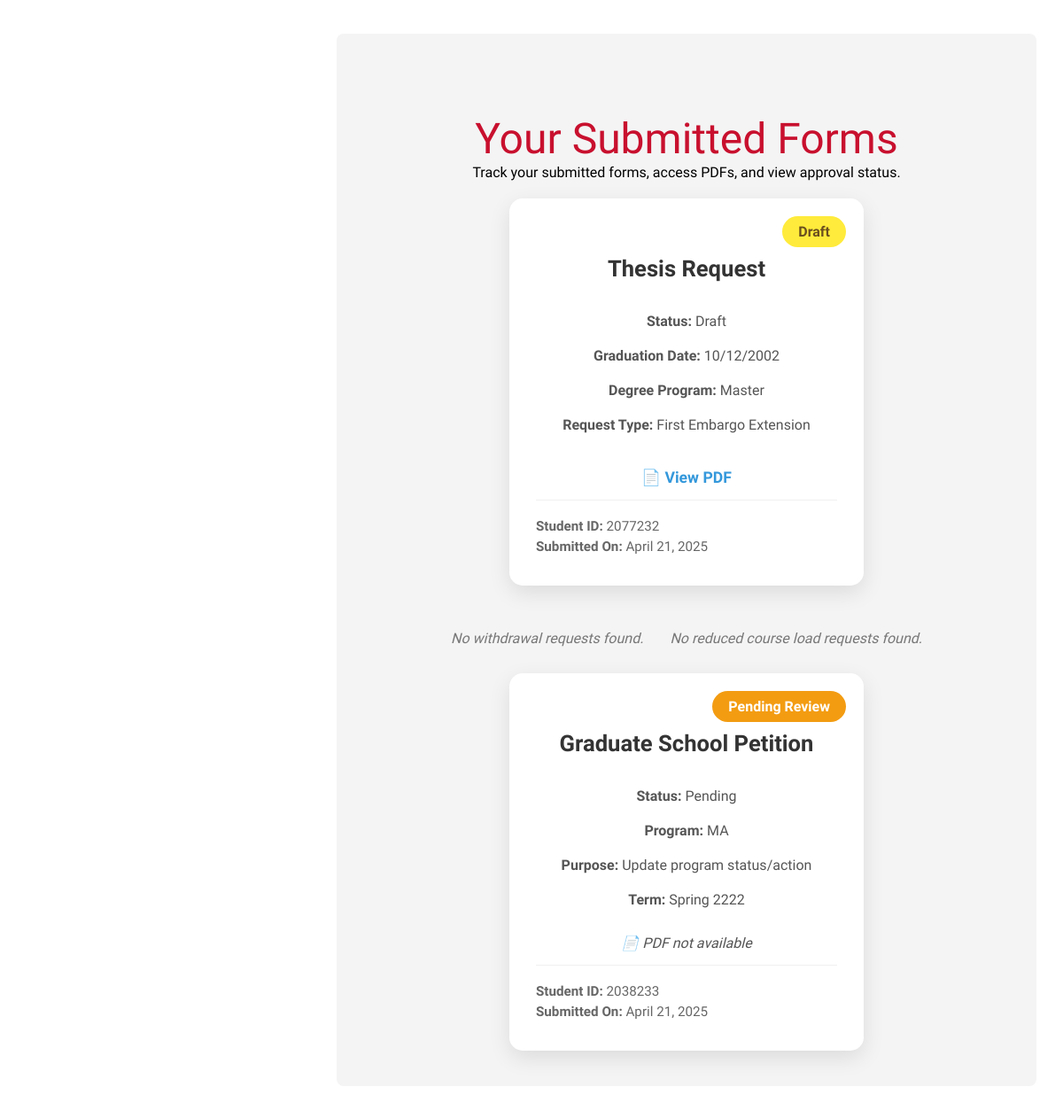
/approval-requests/ (signed in, lower part), run on an earlier commit of the app's database.
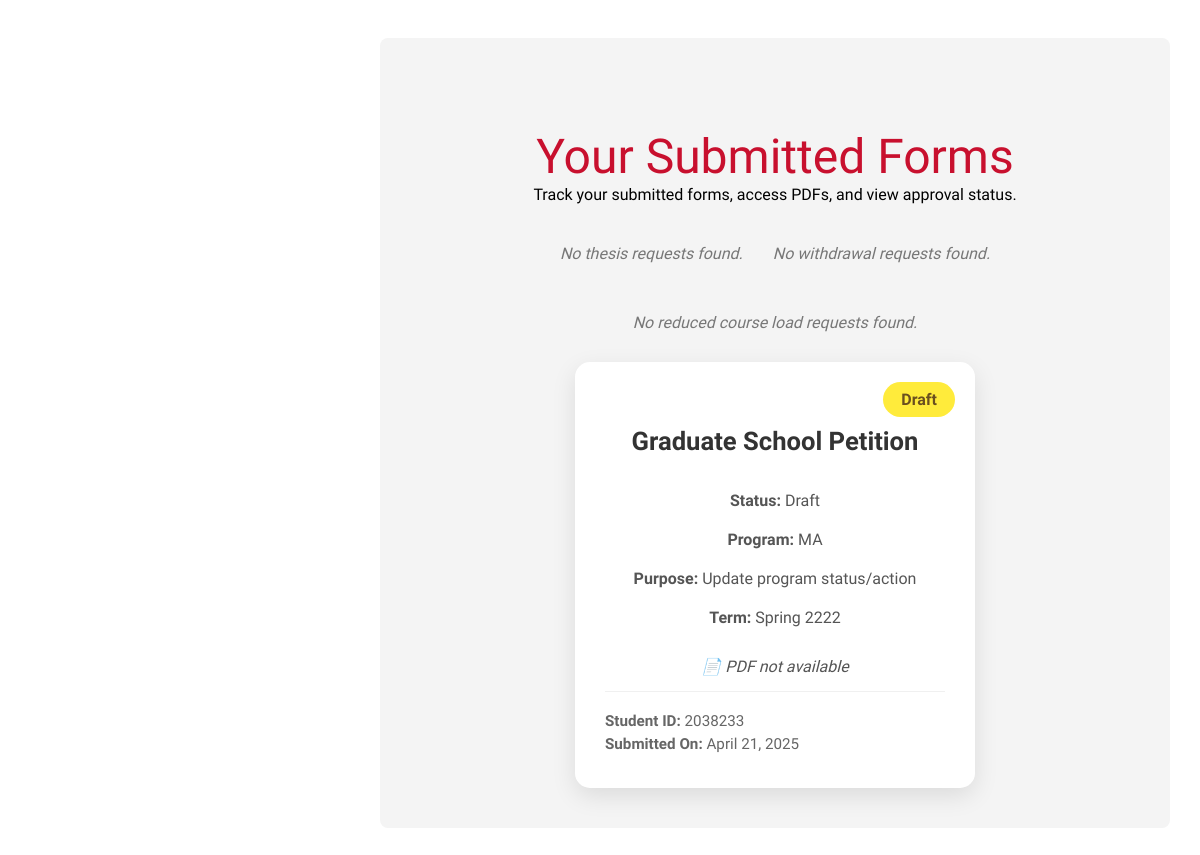
And on a later commit of the database.
### usr_mgmt_app/models.py (models this page shows)
class ThesisRequest(models.Model):
    STATUS_CHOICES = [
        ('draft', 'Draft'),
        ('pending', 'Pending'),
        ('returned', 'Returned'),
        ('approved', 'Approved'),
    ]
    user = models.ForeignKey(UserProfile, on_delete=models.CASCADE, related_name="thesis_requests")
    student_id = models.CharField(max_length=7, default="0000000")  # Default 7-digit placeholder
    degree_type = models.CharField(
        max_length=20,
        choices=[("Master", "Master"), ("Doctorate", "Doctorate")],
        default="Master"
    )
    graduation_date = models.CharField(max_length=10, default="MM/YYYY")  # Default format
    request_type = models.CharField(max_length=50, default="Unknown Request")
    justification = models.TextField(default="No justification provided")  # Default text
    status = models.CharField(max_length=20, choices=STATUS_CHOICES, default='Draft')
    pdf_document = models.FileField(upload_to="generated_pdfs/", null=True, blank=True)
    created_at = models.DateTimeField(auto_now_add=True)
    def __str__(self):
        return f"Thesis Request {self.id} by {self.user.username} - {self.status}"

class PetitionRequest(models.Model):
    STATUS_CHOICES = [
        ('Draft', 'Draft'),
        ('Pending', 'Pending Review'),
        ('Returned', 'Returned for Revision'),
        ('Approved', 'Approved'),
    ]
    user = models.ForeignKey(UserProfile, on_delete=models.CASCADE, related_name="petition_requests")
    student_id = models.CharField(max_length=7, default="0000000")
    middle_name = models.CharField(max_length=50, blank=True, null=True)
    email = models.EmailField(default="example@example.com")
    phone = models.CharField(max_length=15, default="000-000-0000")
    career = models.CharField(max_length=20, default="GRAD")  # GRAD, PRFL
    program = models.CharField(max_length=20, default="Unknown Program")  # PhD, MA, MS, etc.
    plan_code = models.CharField(max_length=20, default="Unknown Plan")
    term = models.CharField(max_length=10, default="Fall")  # Fall, Spring, Summer
    year = models.CharField(max_length=4, default="2025")
    purpose = models.CharField(max_length=2, default="10")
    other_purpose = models.CharField(max_length=200, blank=True, null=True)
    institution_name = models.CharField(max_length=100, blank=True, null=True)
    city_state_zip = models.CharField(max_length=100, blank=True, null=True)
    transfer_start_term = models.CharField(max_length=10, blank=True, null=True)
    transfer_start_year = models.CharField(max_length=4, blank=True, null=True)
    transfer_end_term = models.CharField(max_length=10, blank=True, null=True)
    transfer_end_year = models.CharField(max_length=4, blank=True, null=True)
    credit_description = models.TextField(blank=True, null=True)
    hours_transferred = models.CharField(max_length=5, blank=True, null=True)
    requested_hours = models.CharField(max_length=5, blank=True, null=True)
    explanation = models.TextField(default="No explanation provided")
    status = models.CharField(max_length=20, choices=STATUS_CHOICES, default='Draft')
    pdf_document = models.FileField(upload_to='generated_pdfs/', null=True, blank=True)
    created_at = models.DateTimeField(auto_now_add=True)
    def __str__(self):
        return f"Petition Request {self.id} by {self.user.username} - {self.status}"
    def get_status_display(self):
        return dict(self.STATUS_CHOICES)[self.status]

### usr_mgmt_app/views.py (the view)
# urls.py: path('approval-requests/', views.approval_requests, name='approval_requests'),
def approval_requests(request):
    print("Current User:", request.user)
    print("Is Authenticated?", request.user.is_authenticated)
    user_thesis_requests = ThesisRequest.objects.filter(user=request.user)
    user_withdrawal_requests = WithdrawalRequest.objects.filter(user=request.user)
    user_rcl_requests = ReducedCourseLoadRequest.objects.filter(user=request.user)
    user_petition_requests = PetitionRequest.objects.filter(user=request.user)  # Added this line
    print("Thesis Requests:", list(user_thesis_requests))
    print("Withdrawal Requests:", list(user_withdrawal_requests))
    print("Reduced Course Load Requests:", list(user_rcl_requests))
    print("Petition Requests:", list(user_petition_requests))  # Added this line
    return render(request, "approval_requests.html", {
        "thesis_requests": user_thesis_requests,
        "withdrawal_requests": user_withdrawal_requests,
        "rcl_requests": user_rcl_requests,
        "petition_requests": user_petition_requests,  # Added this line
    })

### usr_mgmt_app/models.py (called while the page is built)
    def __str__(self):
        return f"{self.username} ({self.role})"

### templates/approval_requests.html (shortened to what the changed rows need)
{% load static %}
<!DOCTYPE html>
<html lang="en">
<head>
    <link rel="stylesheet" href="{% static 'css/dashboard.css' %}">
    <link rel="stylesheet" href="{% static 'css/approval.css' %}">
</head>
<body>
    <div class="main-content">
<section class="form-tracking-section">
    <h2>Your Submitted Forms</h2>
    <div class="tracking-container">
        {% for request in thesis_requests %}
        <div class="tracking-card">
            <div class="tracking-card-content">
                <h3>Thesis Request</h3>
                <p><strong>Status:</strong> {{ request.status }}</p> <span class="status-badge status-{{ request.status|lower }}">{{ request.get_status_display }}</span>
                <p><strong>Graduation Date:</strong> {{ request.graduation_date }}</p>
                <p><strong>Degree Program:</strong> {{ request.degree_type }}</p>
                <p><strong>Request Type:</strong> {{ request.request_type }}</p>
                {% if request.pdf_document %}
                    <a href="{{ request.pdf_document.url }}" class="pdf-link" target="_blank">📄 View PDF</a>
                {% else %}
                    <p class="pdf-unavailable">📄 PDF not available</p>
                {% endif %}
            </div>
            <div class="additional-info">
                <p><strong>Student ID:</strong> {{ request.student_id }}</p>
                <p><strong>Submitted On:</strong> {{ request.created_at|date:"F j, Y" }}</p>
            </div>
        </div>
        {% empty %}
        <p class="no-forms-message">No thesis requests found.</p>
        {% endfor %}
        {% for request in withdrawal_requests %}
        <div class="tracking-card">
            <div class="tracking-card-content">
                <h3>Withdrawal Request</h3>
                <p><strong>Status:</strong> {{ request.status }}</p> <span class="status-badge status-{{ request.status|lower }}">{{ request.get_status_display }}</span>
                <p><strong>Degree Plan:</strong> {{ request.degree_plan }}</p>
                <p><strong>Term for Withdrawal:</strong> {{ request.withdrawal_term }}</p>
                <p><strong>Last Date Attended:</strong> {{ request.last_attendance_date }}</p>
                {% if request.pdf_document %}
                    <a href="{{ request.pdf_document.url }}" class="pdf-link" target="_blank">📄 View PDF</a>
                {% else %}
                    <p class="pdf-unavailable">📄 PDF not available</p>
                {% endif %}
            </div>
            <div class="additional-info">
                <p><strong>Student ID:</strong> {{ request.student_id }}</p>
                <p><strong>Submitted On:</strong> {{ request.created_at|date:"F j, Y" }}</p>
            </div>
        </div>
        {% empty %}
        <p class="no-forms-message">No withdrawal requests found.</p>
        {% endfor %}
        {% for request in rcl_requests %}
        <div class="tracking-card">
            <div class="tracking-card-content">
                <h3>Reduced Course Load Request</h3>
                <p><strong>Status:</strong> {{ request.status }}</p>
                <span class="status-badge status-{{ request.status|lower }}">{{ request.get_status_display }}</span>
                <p><strong>Reason for Request:</strong> {{ request.get_reason_display }}</p>
                <p><strong>Semester:</strong> {{ request.semester|title }} 20{{ request.semester_year }}</p>
                <p><strong>Current Enrollment:</strong> {{ request.total_credit_hours_after_drop }} credit hours</p>
                {% if request.pdf_document %}
                    <a href="{{ request.pdf_document.url }}" class="pdf-link" target="_blank">📄 View PDF</a>
                {% else %}
                    <p class="pdf-unavailable">📄 PDF not available</p>
                {% endif %}
            </div>
            <div class="additional-info">
                <p><strong>Student ID:</strong> {{ request.student_id }}</p>
                <p><strong>Submitted On:</strong> {{ request.created_at|date:"F j, Y" }}</p>
            </div>
        </div>
        {% empty %}
        <p class="no-forms-message">No reduced course load requests found.</p>
        {% endfor %}
        {% for request in petition_requests %}
        <div class="tracking-card">
            <div class="tracking-card-content">
                <h3>Graduate School Petition</h3>
                <p><strong>Status:</strong> {{ request.status }}</p> <span class="status-badge status-{{ request.status|lower }}">{{ request.get_status_display }}</span>
                <p><strong>Program:</strong> {{ request.program }}</p>
                <p><strong>Purpose:</strong>
                    {% if request.purpose == "1" %}Update program status/action
                    {% elif request.purpose == "2" %}Admissions status change
                    {% elif request.purpose == "3" %}Add new concurrent degree objective
                    {% elif request.purpose == "4" %}Change current degree objective
                    {% elif request.purpose == "5" %}Degree requirement exception
                    {% elif request.purpose == "6" %}Leave of Absence
                    {% elif request.purpose == "7" %}Reinstatement to discontinued career
                    {% elif request.purpose == "8" %}Request to apply to graduate after deadline
                    {% elif request.purpose == "9" %}Transfer Credit
                    {% elif request.purpose == "10" %}Other: {{ request.other_purpose }}
                    {% endif %}
                </p>
                <p><strong>Term:</strong> {{ request.term }} {{ request.year }}</p>
                {% if request.pdf_document %}
                    <a href="{{ request.pdf_document.url }}" class="pdf-link" target="_blank">📄 View PDF</a>
                {% else %}
                    <p class="pdf-unavailable">📄 PDF not available</p>
                {% endif %}
            </div>
            <div class="additional-info">
                <p><strong>Student ID:</strong> {{ request.student_id }}</p>
                <p><strong>Submitted On:</strong> {{ request.created_at|date:"F j, Y" }}</p>
            </div>
        </div>
        {% empty %}
        <p class="no-forms-message">No petition requests found.</p>
        {% endfor %}
    </div>
</section>
    </div>
</body>
</html>

What changed in the data, as far as the page shows it:
removed ThesisRequest: status "Draft", graduation_date "10/12/2002", degree_type "Master", request_type "First Embargo Extension", student_id "2077232", created_at "April 21, 2025"
changed PetitionRequest "MA": status "Pending" → "Draft"; status "Pending Review" → "Draft"
Also different on the page:
text now shown: "No thesis requests found."
